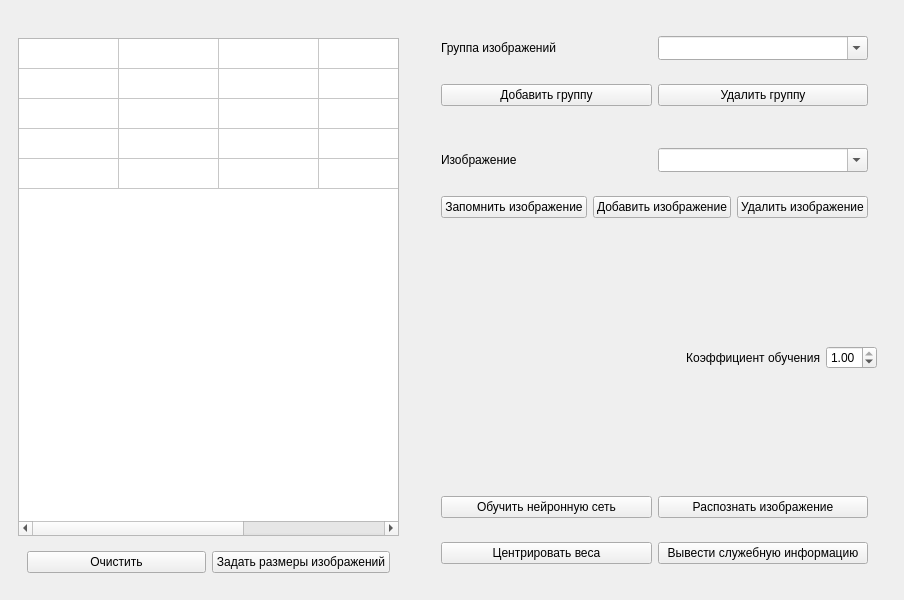
<?xml version="1.0" encoding="UTF-8"?>
<ui version="4.0">
 <class>MainWindow</class>
 <widget class="QMainWindow" name="MainWindow">
  <property name="geometry">
   <rect>
    <x>0</x>
    <y>0</y>
    <width>904</width>
    <height>600</height>
   </rect>
  </property>
  <property name="windowTitle">
   <string>Бойчук Илья. Нейронные сети. Лаб 2.</string>
  </property>
  <widget class="QWidget" name="centralwidget">
   <layout class="QHBoxLayout" name="horizontalLayout_6">
    <item>
     <widget class="QWidget" name="widget_9" native="true">
      <layout class="QVBoxLayout" name="verticalLayout_4">
       <item>
        <widget class="QLabel" name="imageInfo">
         <property name="text">
          <string/>
         </property>
        </widget>
       </item>
       <item>
        <widget class="QTableWidget" name="table">
         <property name="verticalScrollBarPolicy">
          <enum>Qt::ScrollBarAsNeeded</enum>
         </property>
         <property name="horizontalScrollBarPolicy">
          <enum>Qt::ScrollBarAsNeeded</enum>
         </property>
         <property name="sizeAdjustPolicy">
          <enum>QAbstractScrollArea::AdjustIgnored</enum>
         </property>
         <property name="editTriggers">
          <set>QAbstractItemView::AnyKeyPressed|QAbstractItemView::EditKeyPressed|QAbstractItemView::SelectedClicked</set>
         </property>
         <property name="selectionMode">
          <enum>QAbstractItemView::SingleSelection</enum>
         </property>
         <property name="verticalScrollMode">
          <enum>QAbstractItemView::ScrollPerItem</enum>
         </property>
         <property name="rowCount">
          <number>5</number>
         </property>
         <property name="columnCount">
          <number>5</number>
         </property>
         <attribute name="horizontalHeaderVisible">
          <bool>false</bool>
         </attribute>
         <attribute name="horizontalHeaderCascadingSectionResizes">
          <bool>false</bool>
         </attribute>
         <attribute name="horizontalHeaderStretchLastSection">
          <bool>false</bool>
         </attribute>
         <attribute name="verticalHeaderVisible">
          <bool>false</bool>
         </attribute>
         <attribute name="verticalHeaderStretchLastSection">
          <bool>false</bool>
         </attribute>
         <row/>
         <row/>
         <row/>
         <row/>
         <row/>
         <column/>
         <column/>
         <column/>
         <column/>
         <column/>
        </widget>
       </item>
       <item>
        <widget class="QWidget" name="widget_10" native="true">
         <layout class="QHBoxLayout" name="horizontalLayout_7">
          <item>
           <widget class="QPushButton" name="clear">
            <property name="text">
             <string>Очистить</string>
            </property>
           </widget>
          </item>
          <item>
           <widget class="QPushButton" name="setImageSize">
            <property name="text">
             <string>Задать размеры изображений</string>
            </property>
           </widget>
          </item>
         </layout>
        </widget>
       </item>
      </layout>
     </widget>
    </item>
    <item>
     <widget class="QWidget" name="widget_7" native="true">
      <layout class="QVBoxLayout" name="verticalLayout_3">
       <item>
        <widget class="QWidget" name="widget_6" native="true">
         <layout class="QVBoxLayout" name="verticalLayout_2">
          <item>
           <widget class="QWidget" name="widget_2" native="true">
            <layout class="QHBoxLayout" name="horizontalLayout">
             <item>
              <widget class="QLabel" name="label">
               <property name="text">
                <string>Группа изображений</string>
               </property>
              </widget>
             </item>
             <item>
              <widget class="QComboBox" name="imageGroup">
               <property name="editable">
                <bool>true</bool>
               </property>
               <property name="insertPolicy">
                <enum>QComboBox::InsertAtCurrent</enum>
               </property>
               <property name="sizeAdjustPolicy">
                <enum>QComboBox::AdjustToMinimumContentsLengthWithIcon</enum>
               </property>
              </widget>
             </item>
            </layout>
           </widget>
          </item>
          <item>
           <widget class="QWidget" name="widget_4" native="true">
            <layout class="QHBoxLayout" name="horizontalLayout_4">
             <item>
              <widget class="QPushButton" name="addGroup">
               <property name="text">
                <string>Добавить группу</string>
               </property>
              </widget>
             </item>
             <item>
              <widget class="QPushButton" name="removeGroup">
               <property name="text">
                <string>Удалить группу</string>
               </property>
              </widget>
             </item>
            </layout>
           </widget>
          </item>
         </layout>
        </widget>
       </item>
       <item>
        <widget class="QWidget" name="widget_3" native="true">
         <layout class="QVBoxLayout" name="verticalLayout">
          <item>
           <widget class="QWidget" name="widget_5" native="true">
            <layout class="QHBoxLayout" name="horizontalLayout_3">
             <item>
              <widget class="QLabel" name="label_5">
               <property name="sizePolicy">
                <sizepolicy hsizetype="Preferred" vsizetype="Preferred">
                 <horstretch>0</horstretch>
                 <verstretch>0</verstretch>
                </sizepolicy>
               </property>
               <property name="text">
                <string>Изображение</string>
               </property>
              </widget>
             </item>
             <item>
              <widget class="QComboBox" name="image">
               <property name="editable">
                <bool>true</bool>
               </property>
               <property name="insertPolicy">
                <enum>QComboBox::InsertAtCurrent</enum>
               </property>
               <property name="sizeAdjustPolicy">
                <enum>QComboBox::AdjustToMinimumContentsLengthWithIcon</enum>
               </property>
              </widget>
             </item>
            </layout>
           </widget>
          </item>
          <item>
           <widget class="QWidget" name="widget" native="true">
            <layout class="QHBoxLayout" name="horizontalLayout_2">
             <item>
              <widget class="QPushButton" name="saveImage">
               <property name="text">
                <string>Запомнить изображение</string>
               </property>
              </widget>
             </item>
             <item>
              <widget class="QPushButton" name="addImage">
               <property name="text">
                <string>Добавить изображение</string>
               </property>
              </widget>
             </item>
             <item>
              <widget class="QPushButton" name="removeImage">
               <property name="text">
                <string>Удалить изображение</string>
               </property>
              </widget>
             </item>
            </layout>
           </widget>
          </item>
         </layout>
        </widget>
       </item>
       <item>
        <spacer name="verticalSpacer_2">
         <property name="orientation">
          <enum>Qt::Vertical</enum>
         </property>
         <property name="sizeHint" stdset="0">
          <size>
           <width>20</width>
           <height>40</height>
          </size>
         </property>
        </spacer>
       </item>
       <item>
        <widget class="QWidget" name="widget_13" native="true">
         <layout class="QHBoxLayout" name="horizontalLayout_9">
          <item>
           <widget class="QLabel" name="label_2">
            <property name="text">
             <string>Коэффициент обучения</string>
            </property>
            <property name="alignment">
             <set>Qt::AlignRight|Qt::AlignTrailing|Qt::AlignVCenter</set>
            </property>
           </widget>
          </item>
          <item>
           <widget class="QDoubleSpinBox" name="learningFactor">
            <property name="sizePolicy">
             <sizepolicy hsizetype="Maximum" vsizetype="Fixed">
              <horstretch>0</horstretch>
              <verstretch>0</verstretch>
             </sizepolicy>
            </property>
            <property name="minimum">
             <double>0.010000000000000</double>
            </property>
            <property name="maximum">
             <double>1.000000000000000</double>
            </property>
            <property name="singleStep">
             <double>0.100000000000000</double>
            </property>
            <property name="value">
             <double>1.000000000000000</double>
            </property>
           </widget>
          </item>
         </layout>
        </widget>
       </item>
       <item>
        <spacer name="verticalSpacer">
         <property name="orientation">
          <enum>Qt::Vertical</enum>
         </property>
         <property name="sizeHint" stdset="0">
          <size>
           <width>20</width>
           <height>40</height>
          </size>
         </property>
        </spacer>
       </item>
       <item>
        <widget class="QWidget" name="widget_12" native="true">
         <layout class="QVBoxLayout" name="verticalLayout_6">
          <item>
           <widget class="QWidget" name="widget_8" native="true">
            <layout class="QHBoxLayout" name="horizontalLayout_5">
             <property name="leftMargin">
              <number>9</number>
             </property>
             <property name="rightMargin">
              <number>9</number>
             </property>
             <item>
              <widget class="QPushButton" name="learning">
               <property name="text">
                <string>Обучить нейронную сеть</string>
               </property>
              </widget>
             </item>
             <item>
              <widget class="QPushButton" name="recognizeImage">
               <property name="text">
                <string>Распознать изображение</string>
               </property>
              </widget>
             </item>
            </layout>
           </widget>
          </item>
          <item>
           <widget class="QWidget" name="widget_11" native="true">
            <layout class="QHBoxLayout" name="horizontalLayout_8">
             <item>
              <widget class="QPushButton" name="centring">
               <property name="text">
                <string>Центрировать веса</string>
               </property>
              </widget>
             </item>
             <item>
              <widget class="QPushButton" name="info">
               <property name="text">
                <string>Вывести служебную информацию</string>
               </property>
              </widget>
             </item>
            </layout>
           </widget>
          </item>
         </layout>
        </widget>
       </item>
      </layout>
     </widget>
    </item>
   </layout>
  </widget>
 </widget>
 <resources/>
 <connections/>
</ui>
